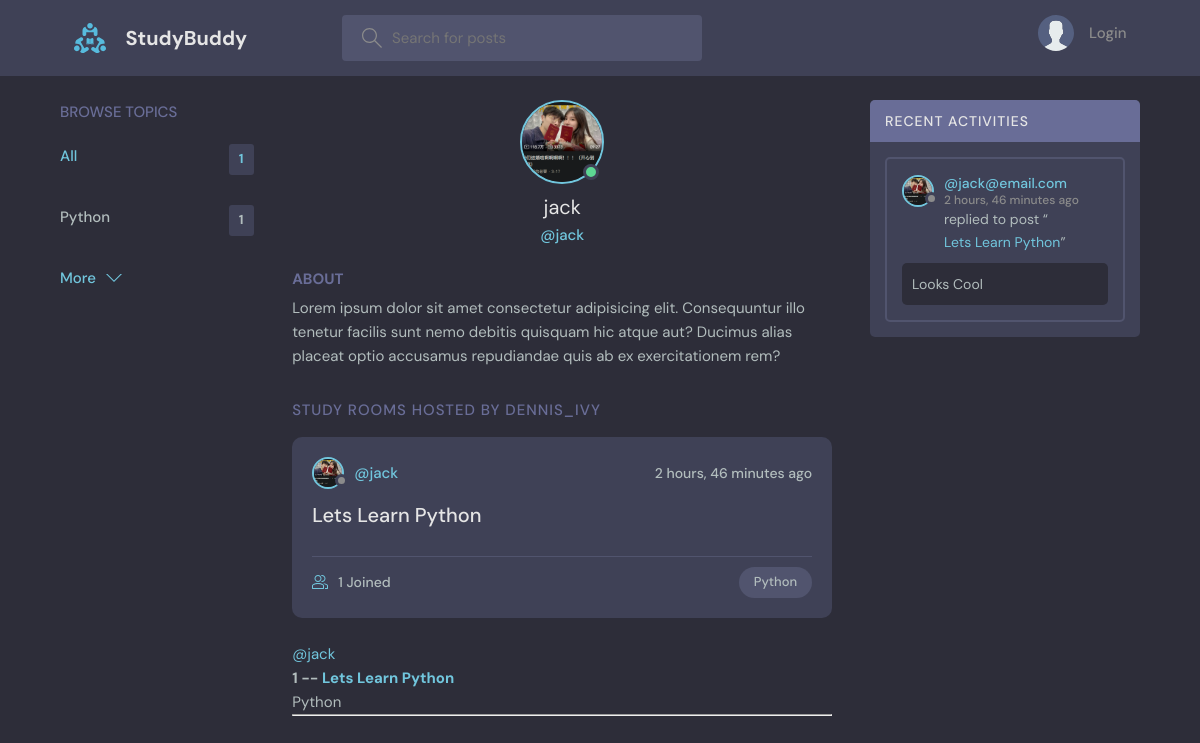
Page /profile/1/ on the committed database.
### base/models.py (models this page shows, shortened)
class Topic(models.Model):
	name = models.CharField(max_length=200)

class User(AbstractUser):
	name = models.CharField(max_length=200, null=True)
	email = models.EmailField(unique=True, null=True)
	bio = models.TextField(null=True)
	avatar = models.ImageField(null=True, default="avatar.svg")
	USERNAME_FIELD = 'email' # Customize Login id
	REQUIRED_FIELDS = []

class Room(models.Model):
	host = models.ForeignKey(User, on_delete=models.SET_NULL, null=True, blank=True)
	topic = models.ForeignKey(Topic, on_delete=models.SET_NULL, null=True, blank=True)
	name = models.CharField(max_length=200)
	description = models.TextField(null = True, blank = True) # CAN be blank
	participants = models.ManyToManyField(
		User, related_name = 'participants', blank = True) # many-to-many relationship
	updated = models.DateTimeField(auto_now=True)
	created = models.DateTimeField(auto_now_add=True) # only record the first time called
	class Meta:
		ordering = ['-updated', '-created'] # - dash
	def __str__(self):
		return str(self.name)

class Message(models.Model):
	user = models.ForeignKey(User, on_delete=models.CASCADE) # if the user is deleted, delete the message
	room = models.ForeignKey(Room, on_delete=models.CASCADE)
	body = models.TextField() # mainbody of message
	updated = models.DateTimeField(auto_now=True)
	created = models.DateTimeField(auto_now_add=True) # only record the first time called
	class Meta:
		ordering = ['-updated', '-created']

### base/views.py (the view)
# urls.py: path('profile/<str:pk>/', views.userProfile, name='user-profile'),
def userProfile(request, pk):
	user = User.objects.get(id = pk)
	rooms = user.room_set.all() # _set: get all
	room_messages = user.message_set.all()
	topics = Topic.objects.all()
	context = {	'user': user,
				'rooms': rooms,
				'room_messages':room_messages,
				'topics': topics}
	return render(request, 'base/profile.html', context)

### base/templates/base/profile.html (shortened to what this page needs)
{% extends 'main.html' %}
{% block content %}
<main class="profile-page layout layout--3">
	<div class="container">
		{% include 'base/topics_component.html' %}
		<div class="roomList">
			<div class="profile">
				<div class="profile__avatar">
					<div class="avatar avatar--large active">
						<img src="{{user.avatar.url}}" />
					</div>
				</div>
				<div class="profile__info">
					<h3>{{user.username}}</h3>
					<p>@{{user.username}}</p>
				</div>
				<div class="profile__about">
					<h3>About</h3>
					<p>
						Lorem ipsum dolor sit amet consectetur adipisicing elit. Consequuntur illo tenetur
						facilis sunt nemo debitis quisquam hic atque aut? Ducimus alias placeat optio
						accusamus repudiandae quis ab ex exercitationem rem?
					</p>
				</div>
			</div>
			<div class="roomList__header">
				<div>
					<h2>Study Rooms Hosted by dennis_ivy</a>
					</h2>
				</div>
			</div>
			{% include 'base/feed_component.html' %}
		</div>
		{% include 'base/activity_component.html' %}
	</div>
</main>
{% endblock %}

### templates/main.html (shortened to what this page needs)
<!DOCTYPE html>
{% load static %}
<html lang="en">
	<head>
		<link rel="stylesheet" href="{% static 'styles/style.css' %}" />
	</head>
	<body>
		{% include 'navbar.html' %}
		{% block content %}
		{% endblock %}
	</body>
</html>
<!DOCTYPE html>
{% load static %}
<html lang="en">
	<head>
		<link rel="stylesheet" type='text/css' media='screen' href="{% static 'styles/main.css' %}" />
	</head>
</html>

### templates/navbar.html (shortened to what this page needs)
{% load static %}
<header class="header header--loggedIn">
    <div class="container">
        <a href="{% url 'home' %}" class="header__logo">
            <img src="{% static 'images/logo.svg' %}" />
            <h1>StudyBuddy</h1>
        </a>
        <form class="header__search" method="GET" action="{% url 'home' %}">
            <label>
                <input name="q" placeholder="Search for posts" />
            </label>
        </form>
        <nav class="header__menu">
            {% if request.user.is_authenticated %}
            <div class="header__user">
                <a href="{% url 'update-user' %}">
                    <div class="avatar avatar--medium active">
                        <img src="{{request.user.avatar.url}}" />
                    </div>
                    <p>{{request.user.username}} <span>@{{request.user.username}}</span></p>
                </a>
                <button class="dropdown-button">
                    <svg version="1.1" xmlns="http://www.w3.org/2000/svg" width="32" height="32" viewBox="0 0 32 32">
                        <title>chevron-down</title>
                        <path d="M16 21l-13-13h-3l16 16 16-16h-3l-13 13z"></path>
                    </svg>
                </button>
            </div>
            {% else %}
            <a href="{% url 'login' %}">
                <img src="{% static 'images/avatar.svg' %}" />
                <p>Login</p>
            </a>
            {% endif %}
        </nav>
    </div>
</header>

### base/templates/base/topics_component.html (shortened to what this page needs)
<div class="topics">
	<div class="topics__header">
	<h2>Browse Topics</h2>
	</div>
	<ul class="topics__list">
	<li>
		<a href="{% url 'home' %}" class="active">All <span> {{topics.count}} </span></a>
	</li>
{% for topic in topics %}
	<li>
		<a href="{% url 'home' %}?q={{topic.name}}"> {{topic.name}} <span> {{topic.room_set.all.count}} </span></a>
	</li>
{% endfor %}
	</ul>
	<a class="btn btn--link" href="{% url 'topics' %}">
	More
	<svg version="1.1" xmlns="http://www.w3.org/2000/svg" width="32" height="32" viewBox="0 0 32 32">
		<title>chevron-down</title>
		<path d="M16 21l-13-13h-3l16 16 16-16h-3l-13 13z"></path>
	</svg>
	</a>
</div>

### base/templates/base/feed_component.html (shortened to what this page needs)
{% for room in rooms %}
<div class="roomListRoom">
	<div class="roomListRoom__header">
		<a href="{% url 'user-profile' room.host.id %}" class="roomListRoom__author">
			<div class="avatar avatar--small">
				<img src="{{room.host.avatar.url}}" />
			</div>
			<span>@{{room.host.username}}</span>
		</a>
		<div class="roomListRoom__actions">
			<span> {{room.created | timesince}} ago </span>
		</div>
	</div>
	<div class="roomListRoom__content">
		<a href="{% url 'room' room.id %}">{{room.name}}</a>
	</div>
	<div class="roomListRoom__meta">
		<a href="{% url 'room' room.id %}" class="roomListRoom__joined">
			{{room.participants.all.count}} Joined
		</a>
		<p class="roomListRoom__topic">{{room.topic.name}}</p>
	</div>
</div>
{% endfor %}
{% for room in rooms %}
<div>
	<a href = "{% url 'user-profile' room.host.id %}">@{{room.host.username}}</a>
	<h5>{{room.id}} -- <a href="{% url 'room' room.id %}">{{room.name}}</a></h5>
	<small>{{room.topic.name}}</small>
	<hr>
</div>
{% endfor %}

### base/templates/base/activity_component.html (shortened to what this page needs)
<div class="activities">
	<div class="activities__header">
		<h2>Recent Activities</h2>
	</div>
	{% for message in room_messages %}
	<div class="activities__box">
		<div class="activities__boxHeader roomListRoom__header">
			<a href="{% url 'user-profile' message.user.id %}" class="roomListRoom__author">
				<div class="avatar avatar--small">
					<img src="{{message.user.avatar.url}}" />
				</div>
				<p>
					@{{message.user}}
					<span> {{message.created | timesince}} ago </span>
				</p>
			</a>
		</div>
		<div class="activities__boxContent">
			<p>replied to post “<a href="{% url 'room' message.room.id %}">{{message.room}}</a>”</p>
			<div class="activities__boxRoomContent">
				{{message.body}}
			</div>
		</div>
	</div>
	{% endfor %}
</div>

### rows in the picture
Topic: name "Python", room_set.all.count "1"
User: avatar (picture), username "jack"
Room: host.avatar (picture), host.username "jack", created "2 hours, 46 minutes", name "Lets Learn Python", participants.all.count "1", topic.name "Python", id "1"
Message: user.avatar (picture), user "jack@email.com", created "2 hours, 46 minutes", room "Lets Learn Python", body "Looks Cool"

### other values in the picture
{{ topics.count }} "1"
